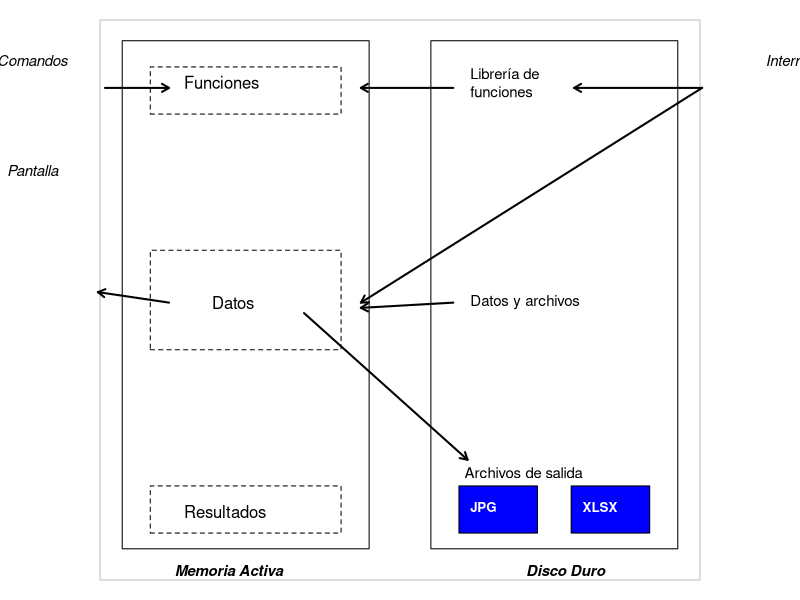

R code for this plot:
## ---- chunk 1

x <- 1:100
y <- 1:100 

par(mar=c(1,5,1,5))
plot(x, y, type="n", ann=FALSE,axes=FALSE, col="grey") 
box(col="grey")
rect(min(x), min(y)+2, max(x)-55, max(y))
rect(min(x)+55, min(y)+2, max(x), max(y))

rect(min(x)+5, min(y)+5, max(x)-60, max(y)-85, lty="dashed")
rect(min(x)+5, min(y)+40, max(x)-60, max(y)-40, lty="dashed")
rect(min(x)+5, min(y)+85, max(x)-60, max(y)-5, lty="dashed")

text(12,10, "Resultados", adj=0)
text(17,50, "Datos", adj=0)
text(12,92, "Funciones", adj=0)

text(62,17.5, "Archivos de salida", adj=0, cex=0.9)
rect(min(x)+60, min(y)+5, max(x)-25, max(y)-85,  col="blue")
rect(min(x)+80, min(y)+5, max(x)-5, max(y)-85,  col="blue")
text(63, 11, "JPG", col="white", font=2, adj=0, cex=0.8)
text(83, 11, "XLSX", col="white", font=2, adj=0, cex=0.8)

text(63, 50, "Datos y archivos", col="black", adj=0, cex=0.9)
text(63, 92, "Librería de 
funciones", col="black", adj=0, cex=0.9)

mtext("Internet", side=3, line =-2.5,col="black", font=3, at=120, cex=0.9)
mtext("Comandos", side=3, line =-2.5,col="black", font=3, at=-15, cex=0.9)
mtext("Pantalla", side=3, line =-8,col="black", font=3, at=-15, cex=0.9)

mtext("Memoria Activa", side=1, line =-1,col="black", font=4, at=20, cex=0.9)
mtext("Disco Duro", side=1, line =-1,col="black", font=4, at=80, cex=0.9)

par(new=TRUE)
par(mar=c(1,1,1,1))
plot(x, y, type="n", ann=FALSE,axes=FALSE, col="grey") 
arrows(93, 91, 75, 91, length=0.08,angle=30,lwd=2)
arrows(93, 91, 45, 50, length=0.08,angle=30,lwd=2)

arrows(58, 91, 45, 91, length=0.08,angle=30,lwd=2)
arrows(58, 50, 45, 49, length=0.08,angle=30,lwd=2)

arrows(9, 91, 18, 91, length=0.08,angle=30,lwd=2)
arrows(8, 52, 18, 50, code=1, length=0.08,angle=30,lwd=2)
arrows(37, 48, 60, 20, length=0.08,angle=30,lwd=2)

## ---- chunk 2
nombre<- "Carlos Ivan"
apellido<- "Espinosa Iñiguez"
matriz<- matrix(1:20, 5,4)

## ---- chunk 3

profe <- "Carlos Iván"

profe

## ---- chunk 4
Notas <- c(rep(10,5), rep(7,3), rep(8.5, 12))
## ---- chunk 5
Notas
## ---- chunk 6
Choco <- 7 #rinde 60 chocolates
Nuez <- 2.5 #rinde 40 chocolates
D.leche <- 2 #rinde 50 chocolates
Empa <- 0.10 #por cada chocolate

#¿cuánto cuesta cada chocolate

costo <- (Choco/60)+(Nuez/40)+(D.leche/50)+Empa
costo

#Cuanto debo sumar si quiero ganar el 30%

ganancia <- costo*0.3
ganancia

#Cuánto cuesta el chocolate

pvp<- costo+ganancia
pvp

# Cuantos chocolates debo vender si quiero ganar 100 USD mensuales

venta<- 100/ganancia
venta

## ---- chunk 7

d <- 3.5
e <- 8
l <- e>d
c <- "a"

d;e;l;c
## ---- chunk 8
e<-as.integer(e)
## ---- chunk 9
is.double(d); is.double(e); is.double(l)
is.integer(d); is.integer(e); is.integer(l)
is.logical(d); is.logical(l); is.logical(c)
is.character(d); is.character(l); is.character(c)

## ---- chunk 10

a <- 5:12 #vector numérico
b <- a>=6&a<=10 #vector lógico
c <- c(letters[1:10]) #vector de carácter

a;b;c

## ---- chunk 11
mode(a);mode(b);mode(c)

## ---- chunk 12

secA<- seq(from=10, to=290, by=20)
secA
## ---- chunk 13
repA <- rep(1:5, 3) #Repite el vector de uno a cinco, tres veces 

repB <- rep (1:5, c(3,2,7,2,8)) #Repite para cada número del vector las veces  indicado por el vector de repetición.

repC <- rep(letters[1:3], 3) #Repite las letras de uno a tres, tres veces

repA; repB; repC

## ---- chunk 14

pasA <- paste(LETTERS[8:16], 1:8, sep="_")

#Algo más complicado

pasB <- paste(letters[1:9], rep(1:3, c(3,3,3)), sep="a" )

pasA; pasB
## ---- chunk 15

cat <- rep(c("alto", "medio", "bajo"), c(10, 20,25))

cat <- factor(cat) 

levels(cat)

## ---- chunk 16

cat1 <- relevel(cat, ref = "bajo")

cat2 <- factor(cat, levels = c("bajo", "medio", "alto"))

cat1; cat2
## ---- chunk 17

cat3 <- cat
levels(cat3) <- list(no.contaminado = "bajo", contaminado= c("medio", "alto"))
cat3

## ---- chunk 18
x <- 1:100 # Porcentaje de contaminación

xcat<- cut(x, breaks = c(0, 30, 70, 100))

## ---- chunk 19
mat <- matrix(1:9, 3, 3, byrow = FALSE)
mat
mode(mat)
class(mat)
## ---- chunk 20

dim(x) <- c(10, 10)
x

## ---- chunk 21

cont <- round(rnorm(20, 60, 20), 0)
catcont <- cut(cont, breaks=c(0,30,70,max(cont)))
levels(catcont) <- c("bajo", "medio", "alto") 

conta <- cbind(cont, catcont)
class(conta)
mode(conta)

## ---- chunk 22

conta1 <- data.frame(cont, catcont)
class(conta1)
mode(conta1)

## ---- chunk 23

y <- array(1:9, c(3,3,3))

y

## ---- chunk 24
x <- 1:20
x*2; sqrt(x); x^3

## ---- chunk 25

sum(x) #nos devuelve la suma del vector
length(x) #nos devuelve el largo del vector
max(x) #nos devuelve el valor máximo del vector
min(x) #nos devuelve el valor mínimo del vector
median (x) #nos devuelve la mediana del vector
mean(x) #nos devuelve la media del vector
quantile(x) #nos devuelve los cuartiles del vector
range (x)  #nos devuelve el rango del vector
sd (x) #nos devuelve la desviación estándar del error

y <- rep(c(25, 15, 5), 10)

unique(y) #nos devuelve un vector con valores únicos
duplicated(y) #nos devuelve un vector lógico indicándonos   si el elemento esta duplicado.

## ---- chunk 26

z <- round(rnorm(10, 4, 1), 0)

sort(z)
order(z, decreasing=FALSE)

## ---- chunk 27
table(cat3)
table(cat2)
## ---- chunk 28
table(cat2, cat3)

## ---- chunk 29
x <- table(cat2, cat3)
prop.table(x,2)

## ---- chunk 30
a <- matrix(1:12, 3,4)

apply (a, 2, sum) 

## ---- chunk 31
x <- list (a = rnorm(10, 4), b = rnorm(10, 12), c = rnorm(10, 25))
x

sapply(x, mean); lapply(x, mean)
## ---- chunk 32

mercurio <- rnorm(55, 0.020, 0.003) 

tapply(mercurio, cat2, mean)

## ---- chunk 33

bio<- data.frame(paste(rep(letters[1:5],c(5,5,5,5,5)),rep(1:5, 5), sep=""), 
                 round(rnorm(25, 60, 15), 0),
                 round(rnorm(25, 30, 10), 0))

colnames(bio) <- c("sitio", "sp1", "sp2")


abio<- data.frame(paste(rep(letters[1:5],c(5,5,5,5,5)), rep(sample(1:5, 5), 5), sep=""),
                    rnorm(25, 8, 1),    
                    rnorm(25, 1, 0.5))
colnames(abio) <- c("sitio", "N", "P")

## ---- chunk 34
datos <- cbind(bio, abio)

datos1 <- merge(bio, abio, by ="sitio")

head(datos1, 5); head(datos, 5)

